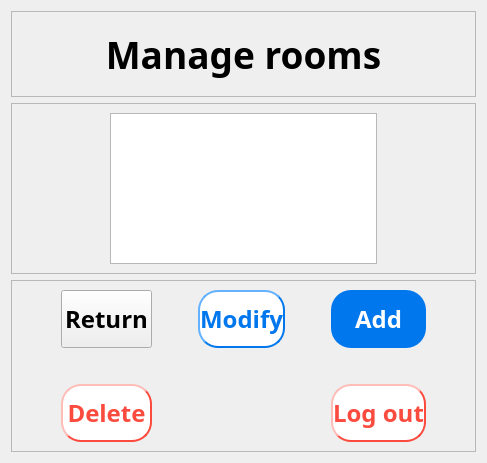
           <widget class="QWidget" name="manage_room_page22">
            <layout class="QGridLayout" name="gridLayout_129">
             <item row="0" column="0">
              <layout class="QVBoxLayout" name="verticalLayout_39" stretch="1,2,2">
               <item>
                <widget class="QFrame" name="frame_64">
                 <property name="frameShape">
                  <enum>QFrame::StyledPanel</enum>
                 </property>
                 <property name="frameShadow">
                  <enum>QFrame::Raised</enum>
                 </property>
                 <layout class="QGridLayout" name="gridLayout_131">
                  <item row="0" column="0">
                   <layout class="QGridLayout" name="gridLayout_130">
                    <item row="0" column="0">
                     <widget class="QLabel" name="label_56">
                      <property name="font">
                       <font>
                        <family>Bahnschrift SemiBold</family>
                        <pointsize>28</pointsize>
                        <weight>75</weight>
                        <bold>true</bold>
                       </font>
                      </property>
                      <property name="text">
                       <string>Manage rooms</string>
                      </property>
                      <property name="alignment">
                       <set>Qt::AlignCenter</set>
                      </property>
                     </widget>
                    </item>
                   </layout>
                  </item>
                 </layout>
                </widget>
               </item>
               <item>
                <widget class="QFrame" name="frame_63">
                 <property name="frameShape">
                  <enum>QFrame::StyledPanel</enum>
                 </property>
                 <property name="frameShadow">
                  <enum>QFrame::Raised</enum>
                 </property>
                 <layout class="QGridLayout" name="gridLayout_133">
                  <item row="0" column="0">
                   <layout class="QGridLayout" name="gridLayout_132" columnstretch="1,3,1">
                    <item row="0" column="1">
                     <widget class="QTableWidget" name="rooms"/>
                    </item>
                    <item row="0" column="0">
                     <spacer name="horizontalSpacer_95">
                      <property name="orientation">
                       <enum>Qt::Horizontal</enum>
                      </property>
                      <property name="sizeHint" stdset="0">
                       <size>
                        <width>40</width>
                        <height>20</height>
                       </size>
                      </property>
                     </spacer>
                    </item>
                    <item row="0" column="2">
                     <spacer name="horizontalSpacer_96">
                      <property name="orientation">
                       <enum>Qt::Horizontal</enum>
                      </property>
                      <property name="sizeHint" stdset="0">
                       <size>
                        <width>40</width>
                        <height>20</height>
                       </size>
                      </property>
                     </spacer>
                    </item>
                   </layout>
                  </item>
                 </layout>
                </widget>
               </item>
               <item>
                <widget class="QFrame" name="frame_62">
                 <property name="frameShape">
                  <enum>QFrame::StyledPanel</enum>
                 </property>
                 <property name="frameShadow">
                  <enum>QFrame::Raised</enum>
                 </property>
                 <layout class="QGridLayout" name="gridLayout_135">
                  <item row="0" column="0">
                   <layout class="QGridLayout" name="gridLayout_134" rowstretch="2,1,2" columnstretch="1,2,1,2,1,2,1">
                    <item row="0" column="1">
                     <widget class="QPushButton" name="to_admin_page_3">
                      <property name="sizePolicy">
                       <sizepolicy hsizetype="Minimum" vsizetype="Expanding">
                        <horstretch>0</horstretch>
                        <verstretch>0</verstretch>
                       </sizepolicy>
                      </property>
                      <property name="font">
                       <font>
                        <family>Bahnschrift SemiBold</family>
                        <pointsize>18</pointsize>
                        <weight>75</weight>
                        <bold>true</bold>
                       </font>
                      </property>
                      <property name="text">
                       <string>Return</string>
                      </property>
                     </widget>
                    </item>
                    <item row="2" column="5">
                     <widget class="QPushButton" name="to_sign_in_page_6">
                      <property name="sizePolicy">
                       <sizepolicy hsizetype="Minimum" vsizetype="Expanding">
                        <horstretch>0</horstretch>
                        <verstretch>0</verstretch>
                       </sizepolicy>
                      </property>
                      <property name="font">
                       <font>
                        <family>Bahnschrift SemiBold</family>
                        <pointsize>18</pointsize>
                        <weight>75</weight>
                        <bold>true</bold>
                       </font>
                      </property>
                      <property name="styleSheet">
                       <string notr="true">QPushButton{background-color: rgb(255,255,255); border-radius:20px; color:rgb(251, 74, 62);border-width:2px;border-color:rgb(251, 74, 62);border-style:outset;}</string>
                      </property>
                      <property name="text">
                       <string>Log out</string>
                      </property>
                     </widget>
                    </item>
                    <item row="0" column="2">
                     <spacer name="horizontalSpacer_99">
                      <property name="orientation">
                       <enum>Qt::Horizontal</enum>
                      </property>
                      <property name="sizeHint" stdset="0">
                       <size>
                        <width>40</width>
                        <height>20</height>
                       </size>
                      </property>
                     </spacer>
                    </item>
                    <item row="0" column="3">
                     <widget class="QPushButton" name="to_room_op_page">
                      <property name="sizePolicy">
                       <sizepolicy hsizetype="Minimum" vsizetype="Expanding">
                        <horstretch>0</horstretch>
                        <verstretch>0</verstretch>
                       </sizepolicy>
                      </property>
                      <property name="font">
                       <font>
                        <family>Bahnschrift SemiBold</family>
                        <pointsize>18</pointsize>
                        <weight>75</weight>
                        <bold>true</bold>
                       </font>
                      </property>
                      <property name="styleSheet">
                       <string notr="true">QPushButton{background-color: rgb(255,255,255); border-radius:20px; color:rgb(0, 119, 237);border-width:2px;border-color:rgb(0, 119, 237);border-style:outset;}</string>
                      </property>
                      <property name="text">
                       <string>Modify</string>
                      </property>
                     </widget>
                    </item>
                    <item row="0" column="0">
                     <spacer name="horizontalSpacer_98">
                      <property name="orientation">
                       <enum>Qt::Horizontal</enum>
                      </property>
                      <property name="sizeHint" stdset="0">
                       <size>
                        <width>40</width>
                        <height>20</height>
                       </size>
                      </property>
                     </spacer>
                    </item>
                    <item row="0" column="6">
                     <spacer name="horizontalSpacer_97">
                      <property name="orientation">
                       <enum>Qt::Horizontal</enum>
                      </property>
                      <property name="sizeHint" stdset="0">
                       <size>
                        <width>40</width>
                        <height>20</height>
                       </size>
                      </property>
                     </spacer>
                    </item>
                    <item row="0" column="4">
                     <spacer name="horizontalSpacer_100">
                      <property name="orientation">
                       <enum>Qt::Horizontal</enum>
                      </property>
                      <property name="sizeHint" stdset="0">
                       <size>
                        <width>40</width>
                        <height>20</height>
                       </size>
                      </property>
                     </spacer>
                    </item>
                    <item row="2" column="1">
                     <widget class="QPushButton" name="delete_room">
                      <property name="sizePolicy">
                       <sizepolicy hsizetype="Minimum" vsizetype="Expanding">
                        <horstretch>0</horstretch>
                        <verstretch>0</verstretch>
                       </sizepolicy>
                      </property>
                      <property name="font">
                       <font>
                        <family>Bahnschrift SemiBold</family>
                        <pointsize>18</pointsize>
                        <weight>75</weight>
                        <bold>true</bold>
                       </font>
                      </property>
                      <property name="styleSheet">
                       <string notr="true">QPushButton{background-color: rgb(255,255,255); border-radius:20px; color:rgb(251, 74, 62);border-width:2px;border-color:rgb(251, 74, 62);border-style:outset;}</string>
                      </property>
                      <property name="text">
                       <string>Delete</string>
                      </property>
                     </widget>
                    </item>
                    <item row="0" column="5">
                     <widget class="QPushButton" name="to_add_room_page">
                      <property name="sizePolicy">
                       <sizepolicy hsizetype="Minimum" vsizetype="Expanding">
                        <horstretch>0</horstretch>
                        <verstretch>0</verstretch>
                       </sizepolicy>
                      </property>
                      <property name="font">
                       <font>
                        <family>Bahnschrift SemiBold</family>
                        <pointsize>18</pointsize>
                        <weight>75</weight>
                        <bold>true</bold>
                       </font>
                      </property>
                      <property name="styleSheet">
                       <string notr="true">QPushButton{background-color: rgb(0, 119, 237); border-radius:20px; color:rgb(255,255,255);}</string>
                      </property>
                      <property name="text">
                       <string>Add</string>
                      </property>
                     </widget>
                    </item>
                    <item row="1" column="1">
                     <spacer name="verticalSpacer_53">
                      <property name="orientation">
                       <enum>Qt::Vertical</enum>
                      </property>
                      <property name="sizeHint" stdset="0">
                       <size>
                        <width>20</width>
                        <height>40</height>
                       </size>
                      </property>
                     </spacer>
                    </item>
                   </layout>
                  </item>
                 </layout>
                </widget>
               </item>
              </layout>
             </item>
            </layout>
           </widget>
